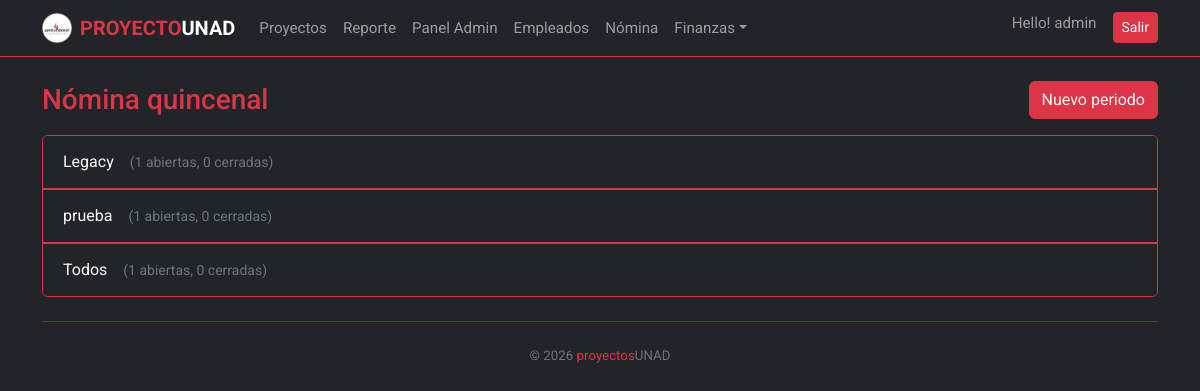
The page /payroll/ (signed in) on the database its author committed.
### attendance/models.py (models this page shows, shortened)
class Project(models.Model):
    name = models.CharField("Proyecto", max_length=120, unique=True)
    slug = models.SlugField(max_length=140, unique=True, blank=True)
    supervisors = models.ManyToManyField(User, related_name="supervised_projects", blank=True)
    employees = models.ManyToManyField("Employee", related_name="projects", blank=True)
    contract_value = models.DecimalField(
        "Valor del contrato (USD)",
        max_digits=12, decimal_places=2,
        default=Decimal("0.00"),
        validators=[MinValueValidator(Decimal("0.00"))],
    )
    qr_secret = models.CharField(max_length=64, default=secrets.token_urlsafe, editable=False)
    class Meta:
        ordering = ["name"]

### attendance/views.py (the view)
# urls.py: path("payroll/", views.payroll_list, name="payroll_list"),
@login_required
@user_passes_test(is_admin)
def payroll_list(request):
    qs = (
        PayrollPeriod.objects
        .select_related("project")
        .order_by("project__name", "-start_date", "-id")
    )
    from collections import OrderedDict
    groups = OrderedDict()
    for p in qs:
        key = p.project_id or 0  # 0 para "Todos"
        name = p.project.name if p.project_id else "Todos"
        if key not in groups:
            groups[key] = {
                "name": name,
                "project": p.project,     # puede ser None
                "periods": [],
                "open_count": 0,
                "closed_count": 0,
            }
        groups[key]["periods"].append(p)
        if p.status == "OPEN":
            groups[key]["open_count"] += 1
        else:
            groups[key]["closed_count"] += 1
    sorted_groups = sorted(
        groups.values(),
        key=lambda g: (g["name"] == "Todos", g["name"].lower())
    )
    return render(
        request,
        "attendance/payroll_list.html",
        {"groups": sorted_groups}
    )

### attendance/views.py (called while the page is built)
def is_admin(user):
    return user.is_superuser

### attendance/templates/attendance/payroll_list.html (shortened to what this page needs)
{% extends "attendance/base.html" %}
{% load tz %}
{% block content %}
{% localtime on %}
<div class="d-flex justify-content-between align-items-center mb-3">
  <h3 class="text-danger mb-0">Nómina quincenal</h3>
  <a class="btn btn-danger" href="{% url 'payroll_new' %}">Nuevo periodo</a>
</div>
<div class="accordion" id="payrollAccordion">
  {% for g in groups %}
    <div class="accordion-item bg-dark border border-danger">
      <h2 class="accordion-header">
        <button class="accordion-button collapsed bg-dark text-light"
                type="button"
                data-bs-toggle="collapse"
                data-bs-target="#group{{ forloop.counter }}"
                aria-expanded="false"
                aria-controls="group{{ forloop.counter }}">
          {{ g.name }}
          <span class="ms-3 small text-secondary">
            ({{ g.open_count }} abiertas, {{ g.closed_count }} cerradas)
          </span>
        </button>
      </h2>
    </div>
  {% empty %}
    <div class="text-muted">Sin periodos registrados.</div>
  {% endfor %}
</div>
{% endlocaltime %}
{% endblock %}

### attendance/templates/attendance/base.html (shortened to what this page needs)
<!doctype html>
<html lang="es">
<head>
  {% load static %}
  <link href="https://cdn.jsdelivr.net/npm/bootstrap@5.3.3/dist/css/bootstrap.min.css" rel="stylesheet">
</head>
<body class="bg-dark text-light">
{% if not kiosk %}
<nav class="navbar navbar-expand-lg navbar-dark bg-dark border-bottom border-danger mb-4">
  <div class="container">
    <a class="navbar-brand fw-bold d-flex align-items-center" href="{% url 'dashboard' %}">
      <img src="{% static 'img/LOGO_PERFIL_AMBU_GROUP.png' %}" alt="AmbuGroup" class="logo-rotating">
      <span><span class="text-danger">PROYECTO</span>UNAD</span>
    </a>
    <div class="collapse navbar-collapse" id="mainNav">
      <ul class="navbar-nav me-auto mb-2 mb-lg-0">
        <li class="nav-item"><a class="nav-link" href="{% url 'dashboard' %}">Proyectos</a></li>
        <li class="nav-item"><a class="nav-link" href="{% url 'report' %}">Reporte</a></li>
        {% if request.user.is_authenticated and request.user.is_superuser %}
          <li class="nav-item"><a class="nav-link" href="{% url 'backoffice' %}">Panel Admin</a></li>
          <li class="nav-item"><a class="nav-link" href="{% url 'employee_list' %}">Empleados</a></li>
          <li class="nav-item"><a class="nav-link" href="{% url 'payroll_list' %}">Nómina</a></li>
          <li class="nav-item dropdown">
            <a class="nav-link dropdown-toggle" href="#" data-bs-toggle="dropdown" role="button">Finanzas</a>
          </li>
        {% endif %}
      </ul>
      <ul class="navbar-nav ms-auto">
        {% if request.user.is_authenticated %}
          <li class="nav-item">
            <span class="navbar-text me-3">Hello! {{ request.user.get_username }}</span>
          </li>
          <li class="nav-item">
            <form method="post" action="{% url 'logout' %}" class="d-inline">
              <button type="submit" class="btn btn-sm btn-danger">Salir</button>
            </form>
          </li>
        {% else %}
          <li class="nav-item">
            <a class="btn btn-sm btn-danger" href="{% url 'login' %}">Ingresar</a>
          </li>
        {% endif %}
      </ul>
    </div>
  </div>
</nav>
{% endif %}
<div class="container">
  {% block content %}{% endblock %}
  {% if not kiosk %}
    <hr class="border-danger opacity-50 my-4">
    <footer class="pb-3 text-center text-secondary small">
      © {{ now|default:2026}} <span class="text-danger">proyectos</span>UNAD
    </footer>
  {% endif %}
</div>
</body>
</html>

### attendance/templates/attendance/base.html (style rules this page uses)
:root { --bs-body-font-family: 'Roboto', sans-serif; --bs-body-font-size: 0.95rem; --bs-body-font-weight: 400; --bs-body-line-height: 1.5; }
body { font-family: var(--bs-body-font-family) !important; font-size: var(--bs-body-font-size) !important; font-weight: var(--bs-body-font-weight) !important; line-height: var(--bs-body-line-height) !important; }
h1, h2, h3, h4, h5, h6 { font-weight: 500; }
.logo-rotating { width: 30px; height: 30px; margin-right: 8px; animation: spin 5s linear infinite; transform-style: preserve-3d; }

### rows shown on the page
Project: name "Legacy", open_count "1", closed_count "0"
Project: name "prueba", open_count "1", closed_count "0"

### other values the page prints
{{ request.user.get_username }} "admin"
{{ g.name }} "Todos"
{{ g.open_count }} "1"
{{ g.closed_count }} "0"
{{ now|default:2026 }} "2026"
